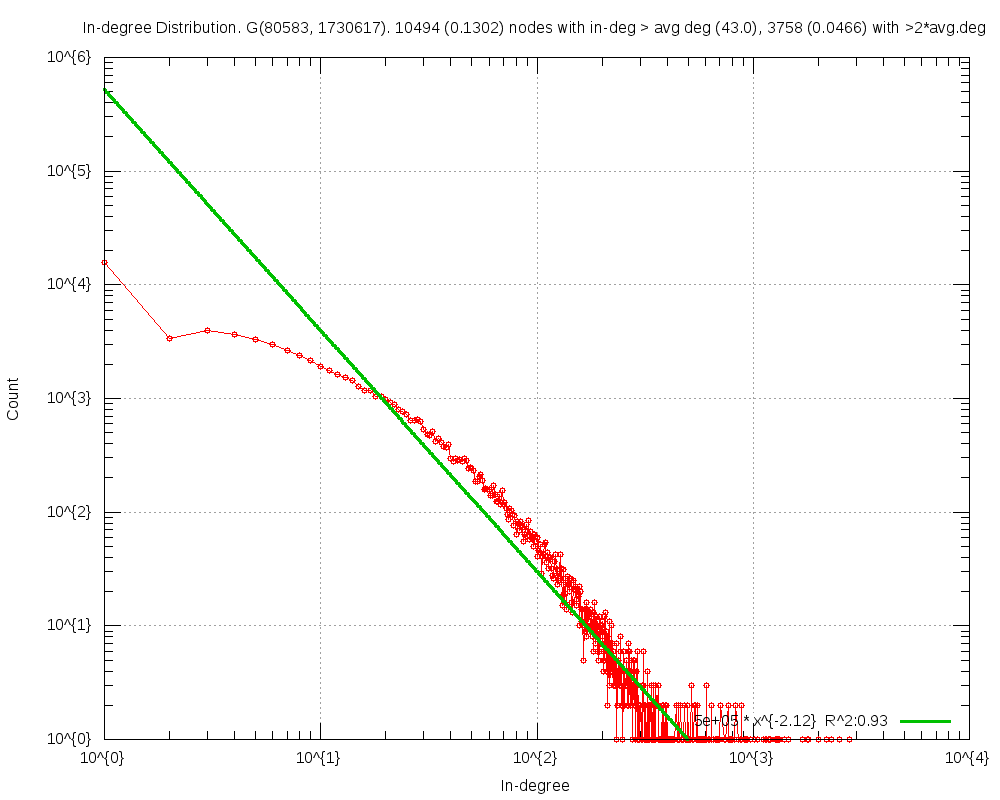

This figure's gnuplot source:
#
# In-degree Distribution. G(80583, 1730617). 10494 (0.1302) nodes with in-deg > avg deg (43.0), 3758 (0.0466) with >2*avg.deg (Sun May  4 21:56:03 2014)
#

set title "In-degree Distribution. G(80583, 1730617). 10494 (0.1302) nodes with in-deg > avg deg (43.0), 3758 (0.0466) with >2*avg.deg"
set key bottom right
set logscale xy 10
set format x "10^{%L}"
set mxtics 10
set format y "10^{%L}"
set mytics 10
set grid
set xlabel "In-degree"
set ylabel "Count"
set tics scale 2
set yrange[1.000000:]
set terminal png size 1000,800
set output 'inDeg.FRDG_TCL_4.png'
plot 	"inDeg.FRDG_TCL_4.tab" using 1:2 title "" with linespoints pt 6,\
	f1(x)=522293.558012*x**-2.119895, f1(x) title "5e+05 * x^{-2.12}  R^2:0.93" with lines linewidth 3
